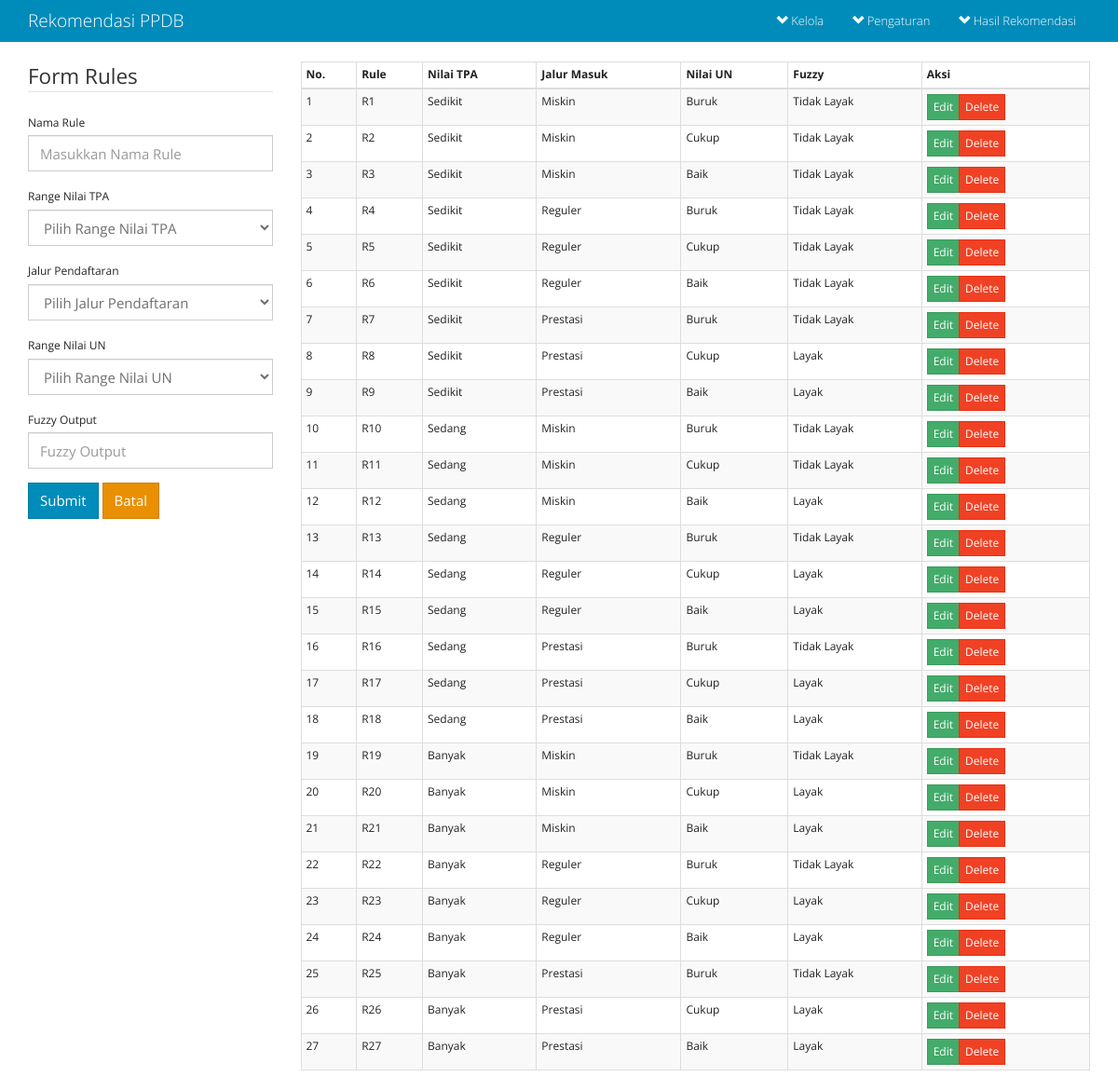
Page /fuzzyhibrid2/rules.php on the committed database.
### tables this page shows
CREATE TABLE `rules` (
  `rule_id` int(11) NOT NULL AUTO_INCREMENT,
  `rulename` varchar(50) NOT NULL DEFAULT '0',
  `tpa` varchar(50) NOT NULL DEFAULT '0',
  `jalur` varchar(50) NOT NULL DEFAULT '0',
  `nilai` varchar(100) NOT NULL DEFAULT '0',
  `fuzzy_output` varchar(100) NOT NULL DEFAULT '0',
  `datetime` datetime NOT NULL DEFAULT CURRENT_TIMESTAMP ON UPDATE CURRENT_TIMESTAMP,
  PRIMARY KEY (`rule_id`)
);

### fuzzyhibrid2/rules.php (called while the page is built, shortened)
<?php include('header.php'); ?>
<?php include('content-rules.php'); ?>
<?php include('footer.php'); ?>

### fuzzyhibrid2/list-rule.php (the view, shortened to what this page needs)
<?php
$sql="select * from rules";
$result=mysql_query($sql)or die('Maaf, Query Rules Salah: '.mysql_error());
$numrows=mysql_num_rows($result);
function show_rule($show){
	global $result,$numrows;
	if($numrows>0){
		while($row=mysql_fetch_array($result)):
			?>
				<tr>
					<td><?php echo $row['rule_id'] ?></td>
					<td><?php echo $row['rulename'] ?></td>
					<td><?php echo $row['tpa'] ?></td>
					<td><?php echo $row['jalur'] ?></td>
					<td><?php echo $row['nilai'] ?></td>
					<td><?php echo $row['fuzzy_output'] ?></td>
				<?php
					switch ($show) {
						case 'all':
							?>
							<td><div class="btn-group">
								<a href="proses.php?form=rules&a=edit&id=<?php echo $row['rule_id'] ?>" class="btn btn-xs btn-success">Edit</a>
								<a href="proses.php?form=rules&a=delete&id=<?php echo $row['rule_id'] ?>" class="btn btn-xs btn-danger">Delete</a>
							</div></td>
							<?php
							break;
							?>
							<?php
					}
				?>
				</tr>
			<?php
		endwhile;
	}else{
		?>
		<tr><td colspan="7" class="text-center">Tidak ada data dalam database</td></tr>
		<?php
	}
}
?>

### rows in the picture
rules: rule_id "1", rulename "R1", tpa "Sedikit", jalur "Miskin", nilai "Buruk", fuzzy_output "Tidak Layak"
rules: rule_id "2", rulename "R2", tpa "Sedikit", jalur "Miskin", nilai "Cukup", fuzzy_output "Tidak Layak"
rules: rule_id "3", rulename "R3", tpa "Sedikit", jalur "Miskin", nilai "Baik", fuzzy_output "Tidak Layak"
rules: rule_id "4", rulename "R4", tpa "Sedikit", jalur "Reguler", nilai "Buruk", fuzzy_output "Tidak Layak"
rules: rule_id "5", rulename "R5", tpa "Sedikit", jalur "Reguler", nilai "Cukup", fuzzy_output "Tidak Layak"
rules: rule_id "6", rulename "R6", tpa "Sedikit", jalur "Reguler", nilai "Baik", fuzzy_output "Tidak Layak"
rules: rule_id "7", rulename "R7", tpa "Sedikit", jalur "Prestasi", nilai "Buruk", fuzzy_output "Tidak Layak"
rules: rule_id "8", rulename "R8", tpa "Sedikit", jalur "Prestasi", nilai "Cukup", fuzzy_output "Layak"
rules: rule_id "9", rulename "R9", tpa "Sedikit", jalur "Prestasi", nilai "Baik", fuzzy_output "Layak"
rules: rule_id "10", rulename "R10", tpa "Sedang", jalur "Miskin", nilai "Buruk", fuzzy_output "Tidak Layak"
rules: rule_id "11", rulename "R11", tpa "Sedang", jalur "Miskin", nilai "Cukup", fuzzy_output "Tidak Layak"
rules: rule_id "12", rulename "R12", tpa "Sedang", jalur "Miskin", nilai "Baik", fuzzy_output "Layak"
rules: rule_id "13", rulename "R13", tpa "Sedang", jalur "Reguler", nilai "Buruk", fuzzy_output "Tidak Layak"
rules: rule_id "14", rulename "R14", tpa "Sedang", jalur "Reguler", nilai "Cukup", fuzzy_output "Layak"
rules: rule_id "15", rulename "R15", tpa "Sedang", jalur "Reguler", nilai "Baik", fuzzy_output "Layak"
rules: rule_id "16", rulename "R16", tpa "Sedang", jalur "Prestasi", nilai "Buruk", fuzzy_output "Tidak Layak"
rules: rule_id "17", rulename "R17", tpa "Sedang", jalur "Prestasi", nilai "Cukup", fuzzy_output "Layak"
rules: rule_id "18", rulename "R18", tpa "Sedang", jalur "Prestasi", nilai "Baik", fuzzy_output "Layak"
rules: rule_id "19", rulename "R19", tpa "Banyak", jalur "Miskin", nilai "Buruk", fuzzy_output "Tidak Layak"
rules: rule_id "20", rulename "R20", tpa "Banyak", jalur "Miskin", nilai "Cukup", fuzzy_output "Layak"
rules: rule_id "21", rulename "R21", tpa "Banyak", jalur "Miskin", nilai "Baik", fuzzy_output "Layak"
rules: rule_id "22", rulename "R22", tpa "Banyak", jalur "Reguler", nilai "Buruk", fuzzy_output "Tidak Layak"
rules: rule_id "23", rulename "R23", tpa "Banyak", jalur "Reguler", nilai "Cukup", fuzzy_output "Layak"
rules: rule_id "24", rulename "R24", tpa "Banyak", jalur "Reguler", nilai "Baik", fuzzy_output "Layak"
rules: rule_id "25", rulename "R25", tpa "Banyak", jalur "Prestasi", nilai "Buruk", fuzzy_output "Tidak Layak"
rules: rule_id "26", rulename "R26", tpa "Banyak", jalur "Prestasi", nilai "Cukup", fuzzy_output "Layak"
rules: rule_id "27", rulename "R27", tpa "Banyak", jalur "Prestasi", nilai "Baik", fuzzy_output "Layak"
